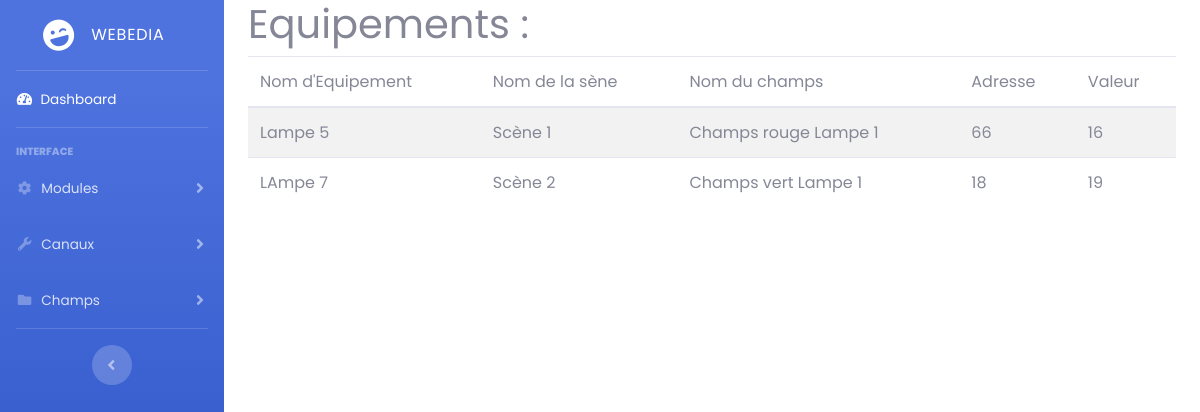
The app's page /module/index.php, older data.
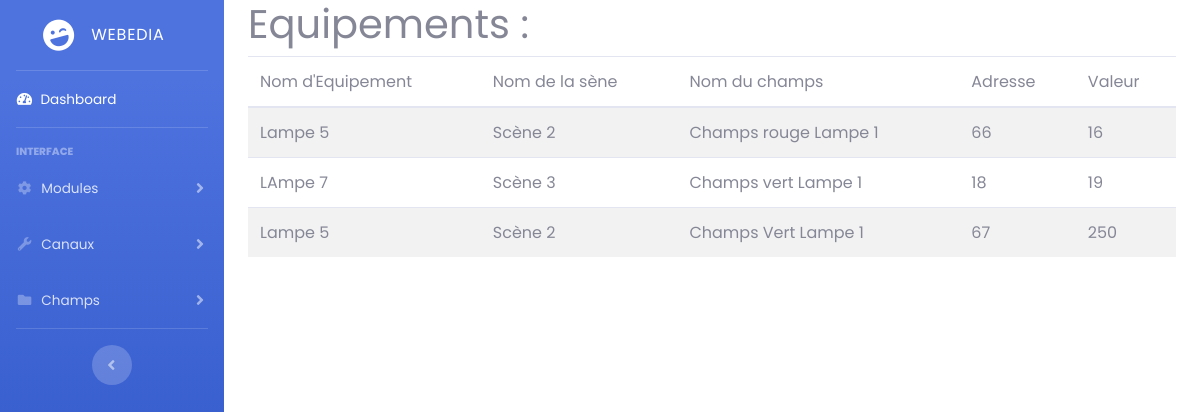
The same page, newer data.
### tables this page shows
CREATE TABLE `champs` (
  `id` int(11) NOT NULL,
  `nomChamps` text NOT NULL,
  `adress` int(11) NOT NULL,
  `idCanaux` int(11) NOT NULL
);

CREATE TABLE `module` (
  `id` int(11) NOT NULL,
  `nomEquipement` text NOT NULL,
  `adress` int(11) NOT NULL
);

CREATE TABLE `scene` (
  `id` int(11) NOT NULL,
  `nom` text NOT NULL
);

CREATE TABLE `canaux` (
  `id` int(11) NOT NULL,
  `valeur` int(255) NOT NULL,
  `idmodule` int(11) NOT NULL,
  `idscene` int(11) NOT NULL
);

### module/index.php (the view, shortened to what this page needs)
<html>
  <head>
    <link rel="stylesheet" href="style.css">
    <link href="vendor/fontawesome-free/css/all.min.css" rel="stylesheet" type="text/css">
    <link href="css/sb-admin-2.min.css" rel="stylesheet">
  </head>
  <body >
    <div id="wrapper">
        <ul class="navbar-nav bg-gradient-primary sidebar sidebar-dark accordion" id="accordionSidebar">
            <a class="sidebar-brand d-flex align-items-center justify-content-center" href="index.php">
                <div class="sidebar-brand-icon rotate-n-15">
                    <i class="fas fa-laugh-wink"></i>
                </div>
                <div class="sidebar-brand-text mx-3">Webedia</div>
            </a>
            <hr class="sidebar-divider my-0">
            <li class="nav-item active">
                <a class="nav-link" href="index.php">
                    <i class="fas fa-fw fa-tachometer-alt"></i>
                    <span>Dashboard</span></a>
            </li>
            <hr class="sidebar-divider">
            <div class="sidebar-heading">
                Interface
            </div>
            <li class="nav-item">
                <a class="nav-link collapsed" href="#" data-toggle="collapse" data-target="#collapseTwo"
                    aria-expanded="true" aria-controls="collapseTwo">
                    <i class="fas fa-fw fa-cog"></i>
                    <span>Modules</span>
                </a>
            </li>
            <li class="nav-item">
                <a class="nav-link collapsed" href="#" data-toggle="collapse" data-target="#collapseUtilities"
                    aria-expanded="true" aria-controls="collapseUtilities">
                    <i class="fas fa-fw fa-wrench"></i>
                    <span>Canaux</span>
                </a>
            </li>
            <li class="nav-item">
                <a class="nav-link collapsed" href="#" data-toggle="collapse" data-target="#collapsePages"
                    aria-expanded="true" aria-controls="collapsePages">
                    <i class="fas fa-fw fa-folder"></i>
                    <span>Champs</span>
                </a>
            </li>
            <hr class="sidebar-divider d-none d-md-block">
            <div class="text-center d-none d-md-inline">
                <button class="rounded-circle border-0" id="sidebarToggle"></button>
            </div>
        </ul>
    <?php
    $reqAffichageTotal ="SELECT module.nomEquipement AS nomEquipement, scene.nom AS nom, champs.nomChamps AS nomChamps, champs.adress AS adress, canaux.valeur  FROM  champs, canaux, module, scene WHERE champs.idCanaux = canaux.id AND canaux.idmodule = module.id AND canaux.idscene = scene.id";
    $resultatSelectTotal = $GLOBALS['bdd'] -> query($reqAffichageTotal);
    if(!isset($_POST['CreationModule']) && !isset($_POST['CreationCanaux']) && !isset($_POST['CreationChamps']) && !isset($_POST['AffichageModule']) && !isset($_POST['AffichageCanaux']) && !isset($_POST['AffichageChamps']) && !isset($_POST['ModifierModule']) && !isset($_POST['ModifierCanaux']) && !isset($_POST['ModifierChamps']) && !isset($_POST['SupprimerModule']) && !isset($_POST['SupprimerCanaux']) && !isset($_POST['SupprimerChamps']))
    {?>
        <div class="container">
      <h1>Equipements : </h1>
      <table class="table table-striped">
        <thead>
          <tr>
            <th>Nom d'Equipement</th>
            <th>Nom de la sène</th>
            <th>Nom du champs</th>
            <th>Adresse</th>
            <th>Valeur</th>
          </tr>
        </thead>
        <tbody>
            <?php
            while($AffichageTotal = $resultatSelectTotal->fetch())
            {
                ?>
                <tr>
                <?php
                    echo '<td>';echo ''.$AffichageTotal["nomEquipement"].'</td>';
                    echo '<td>';echo ''.$AffichageTotal["nom"].'</td>';
                    echo '<td>';echo ''.$AffichageTotal["nomChamps"].'</td>';
                    echo '<td>';echo ''.$AffichageTotal["adress"].'</td>';
                    echo '<td>';echo ''.$AffichageTotal["valeur"].'</td>';
                ?>
                </tr>
                <?php
            }
            ?>
        </tbody>
      </table>
    </div>
    <?php
    }
        ?>
    </div>
</body>
</html>

### module/style.css (style rules this page uses)
*, body { font-family: 'Poppins', sans-serif; font-weight: 400; -webkit-font-smoothing: antialiased; text-rendering: optimizeLegibility; -moz-osx-font-smoothing: grayscale; }
html, body { height: 100%; background-color: #152733; overflow: hidden; }

Row changes from the older to the newer data that the page shows:
changed through a linked row, champs "Champs rouge Lampe 1": scene.nom "Scène 1" → "Scène 2"
changed through a linked row, champs "Champs vert Lampe 1": scene.nom "Scène 2" → "Scène 3"
added champs: module.nomEquipement "Lampe 5", scene.nom "Scène 2", nomChamps "Champs Vert Lampe 1", adress "67", idCanaux.valeur "250"
